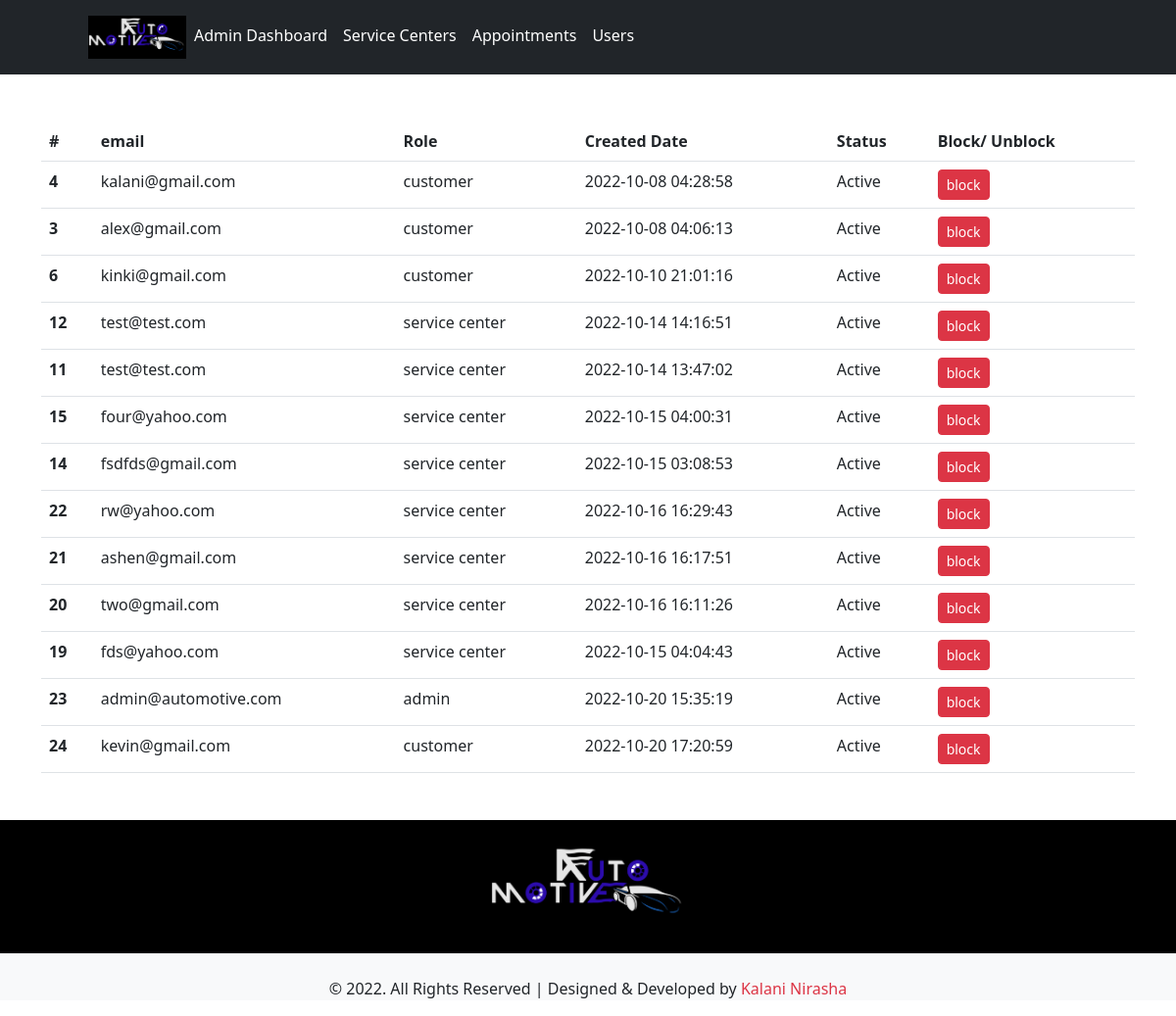
Page /admin-users.php on the committed database.
### tables this page shows
CREATE TABLE IF NOT EXISTS `users` (
  `id` int(11) NOT NULL AUTO_INCREMENT,
  `email` varchar(100) NOT NULL,
  `password` varchar(255) NOT NULL,
  `role` varchar(20) NOT NULL DEFAULT 'customer',
  `created_date` timestamp NOT NULL DEFAULT CURRENT_TIMESTAMP,
  PRIMARY KEY (`id`)
);

### admin-users.php (the view, shortened to what this page needs)
<?php
include_once 'include\db.php';
?>
<!doctype html>
<html lang="en">
<head>
    <link rel="stylesheet" href="css/style.css">
    <link href="https://cdn.jsdelivr.net/npm/bootstrap@5.2.2/dist/css/bootstrap.min.css" rel="stylesheet">
    <link rel="stylesheet" href="https://unpkg.com/leaflet@1.9.2/dist/leaflet.css" />
    <link rel="stylesheet" href="dist/css/font-awesome-4.7.0/css/font-awesome.min.css">
</head>
<header class="p-3 text-bg-dark">
    <div class="container">
        <div class="d-flex flex-wrap align-items-center justify-content-center justify-content-lg-start">
            <a href="" class="d-flex align-items-center mb-2 mb-lg-0 text-white text-decoration-none">
                <svg class="bi me-2" width="40" height="32" role="img" aria-label="Bootstrap">
                    <use xlink:href="#bootstrap"></use>
                </svg>
            </a>
            <ul class="nav col-12 col-lg-auto me-lg-auto mb-2 justify-content-center mb-md-0">
                <img src="images/logo1.png" width="100" alt="logo1">
                <li><a href="admin-dashboard.php" class="nav-link px-2 text-white">Admin Dashboard</a></li>
                <li><a href="admin-service-centers.php" class="nav-link px-2 text-white">Service Centers</a></li>
                <li><a href="admin-appointments.php" class="nav-link px-2 text-white">Appointments</a></li>
                <li><a href="admin-users.php" class="nav-link px-2 text-white">Users</a></li>
            </ul>
</header>
<div class="container my-5" style="min-height: 400px">
    <table class="table">
        <thead>
            <tr>
                <th scope="col">#</th>
                <th scope="col">email</th>
                <th scope="col">Role</th>
                <th scope="col">Created Date</th>
                <th scope="col">Status</th>
                <th scope="col">Block/ Unblock</th>
            </tr>
        </thead>
        <tbody>
            <?php
            $sql = "SELECT * FROM users";
            $result = mysqli_query($dbcon, $sql);
            if (mysqli_num_rows($result) > 0) {
                while ($row = mysqli_fetch_assoc($result)) {
            ?>
                    <tr>
                        <th scope="row"><?php echo $row['id']; ?></th>
                        <td><?php echo $row['email']; ?></td>
                        <td><?php echo $row['role']; ?></td>
                        <td><?php echo $row['created_date']; ?></td>
                        <td>Active</td>
                        <td>
                            <button type="button" class="btn btn-danger btn-sm">block</button>
                        </td>
                    </tr>
            <?php }
            } ?>
        </tbody>
    </table>
</div>
<footer class="align-self-center">
    <div class="container-fluid bg-black py-4">
        <img src="images/logo1.png" class="rounded mx-auto d-block" width="200" alt="logo1">
    </div>
    <div class="footer text-center">
        <p class="bg-light pt-4">
            © 2022. All Rights Reserved | Designed & Developed by <span class="text-danger font-weight-light">Kalani Nirasha</span>
        </p>
    </div>
</footer>
</body>
</html>

### rows in the picture
users: id "4", email "kalani@gmail.com", role "customer", created_date "2022-10-08 04:28:58"
users: id "3", email "alex@gmail.com", role "customer", created_date "2022-10-08 04:06:13"
users: id "6", email "kinki@gmail.com", role "customer", created_date "2022-10-10 21:01:16"
users: id "12", email "test@test.com", role "service center", created_date "2022-10-14 14:16:51"
users: id "11", email "test@test.com", role "service center", created_date "2022-10-14 13:47:02"
users: id "15", email "four@yahoo.com", role "service center", created_date "2022-10-15 04:00:31"
users: id "14", email "fsdfds@gmail.com", role "service center", created_date "2022-10-15 03:08:53"
users: id "22", email "rw@yahoo.com", role "service center", created_date "2022-10-16 16:29:43"
users: id "21", email "ashen@gmail.com", role "service center", created_date "2022-10-16 16:17:51"
users: id "20", email "two@gmail.com", role "service center", created_date "2022-10-16 16:11:26"
users: id "19", email "fds@yahoo.com", role "service center", created_date "2022-10-15 04:04:43"
users: id "23", email "admin@automotive.com", role "admin", created_date "2022-10-20 15:35:19"
users: id "24", email "kevin@gmail.com", role "customer", created_date "2022-10-20 17:20:59"
